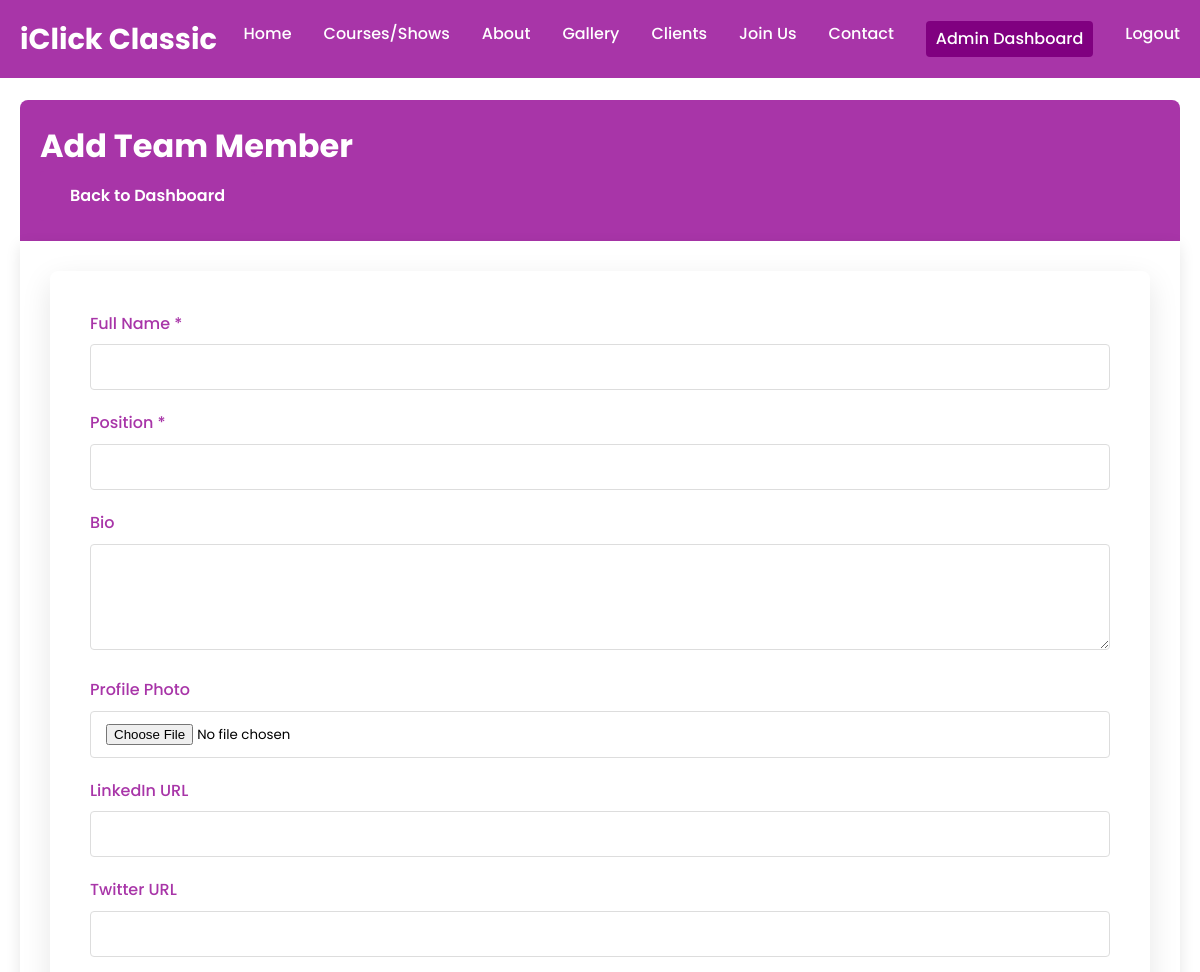
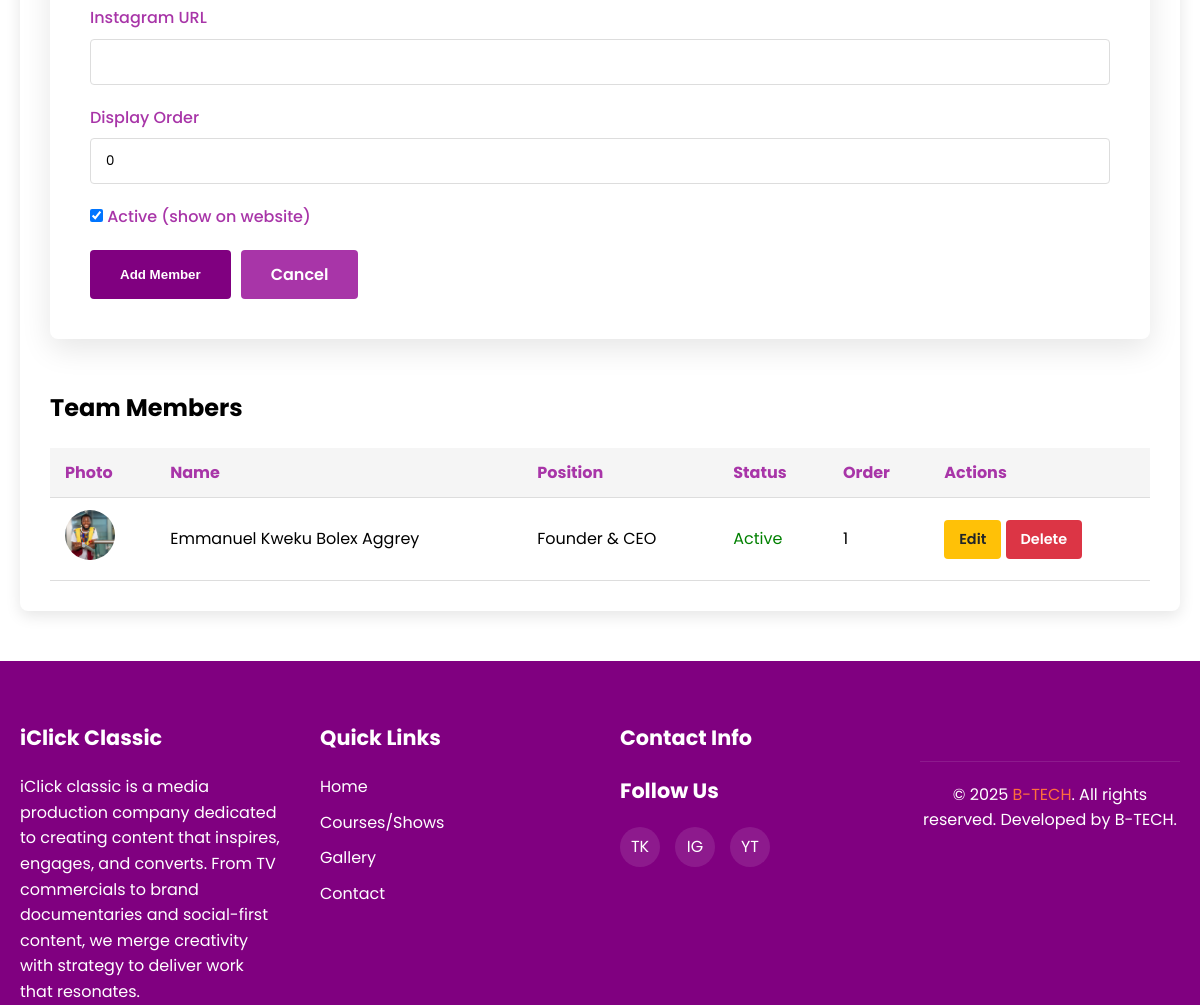
Screenshot of /admin/manage_team.php (signed in) with the database file from the repository (2 pictures, top to bottom).
### tables this page shows
CREATE TABLE IF NOT EXISTS `team_members` (
  `id` int NOT NULL AUTO_INCREMENT,
  `name` varchar(255) NOT NULL,
  `position` varchar(255) NOT NULL,
  `image` varchar(255) DEFAULT NULL,
  `bio` text,
  `linkedin_url` varchar(255) DEFAULT NULL,
  `twitter_url` varchar(255) DEFAULT NULL,
  `instagram_url` varchar(255) DEFAULT NULL,
  `display_order` int DEFAULT '0',
  `is_active` tinyint(1) DEFAULT '1',
  `created_at` timestamp NULL DEFAULT CURRENT_TIMESTAMP,
  PRIMARY KEY (`id`)
);

### admin/manage_team.php (the view, shortened to what this page needs)
<?php
include '../includes/db.php';
$teamMember = null;
$stmt = $pdo->query("SELECT * FROM team_members ORDER BY display_order, name");
$teamMembers = $stmt->fetchAll(PDO::FETCH_ASSOC);
?>
<!DOCTYPE html>
<html lang="en">
<head>
    <link rel="stylesheet" href="../assets/css/style.css">
</head>
<body>
    <?php include '../includes/header.php'; ?>
    <div class="admin-container">
        <div class="admin-header">
            <h1><?php echo $teamMember ? 'Edit Team Member' : 'Add Team Member'; ?></h1>
            <a href="dashboard.php" class="btn btn-teal">Back to Dashboard</a>
        </div>
        <div class="admin-content">
            <div class="form-container" style="max-width: 100%;">
                <form method="POST" enctype="multipart/form-data">
                    <div class="form-group">
                        <label for="name">Full Name *</label>
                        <input type="text" id="name" name="name" class="form-control"
                               value="<?php echo $teamMember ? htmlspecialchars($teamMember['name']) : ''; ?>" required>
                    </div>
                    <div class="form-group">
                        <label for="position">Position *</label>
                        <input type="text" id="position" name="position" class="form-control"
                               value="<?php echo $teamMember ? htmlspecialchars($teamMember['position']) : ''; ?>" required>
                    </div>
                    <div class="form-group">
                        <label for="bio">Bio</label>
                        <textarea id="bio" name="bio" class="form-control" rows="4"><?php echo $teamMember ? htmlspecialchars($teamMember['bio']) : ''; ?></textarea>
                    </div>
                    <div class="form-group">
                        <label for="image">Profile Photo</label>
                        <input type="file" id="image" name="image" class="form-control" accept="image/*">
                    </div>
                    <div class="form-group">
                        <label for="linkedin_url">LinkedIn URL</label>
                        <input type="url" id="linkedin_url" name="linkedin_url" class="form-control"
                               value="<?php echo $teamMember ? htmlspecialchars($teamMember['linkedin_url']) : ''; ?>">
                    </div>
                    <div class="form-group">
                        <label for="twitter_url">Twitter URL</label>
                        <input type="url" id="twitter_url" name="twitter_url" class="form-control"
                               value="<?php echo $teamMember ? htmlspecialchars($teamMember['twitter_url']) : ''; ?>">
                    </div>
                    <div class="form-group">
                        <label for="instagram_url">Instagram URL</label>
                        <input type="url" id="instagram_url" name="instagram_url" class="form-control"
                               value="<?php echo $teamMember ? htmlspecialchars($teamMember['instagram_url']) : ''; ?>">
                    </div>
                    <div class="form-group">
                        <label for="display_order">Display Order</label>
                        <input type="number" id="display_order" name="display_order" class="form-control"
                               value="<?php echo $teamMember ? $teamMember['display_order'] : '0'; ?>" min="0">
                    </div>
                    <div class="form-group">
                        <label>
                            <input type="checkbox" name="is_active" value="1"
                                   <?php echo $teamMember && $teamMember['is_active'] ? 'checked' : 'checked'; ?>>
                            Active (show on website)
                        </label>
                    </div>
                    <div class="form-actions">
                        <button type="submit" class="btn"><?php echo $teamMember ? 'Update Member' : 'Add Member'; ?></button>
                        <a href="manage_team.php" class="btn btn-teal">Cancel</a>
                    </div>
                </form>
            </div>
            <h2 style="margin-top: 50px;">Team Members</h2>
            <?php if (empty($teamMembers)): ?>
                <div style="text-align: center; padding: 40px;">
                    <h3 style="color: var(--teal);">No team members yet</h3>
                    <p>Add your first team member using the form above.</p>
                </div>
            <?php else: ?>
                <table class="admin-table">
                    <thead>
                        <tr>
                            <th>Photo</th>
                            <th>Name</th>
                            <th>Position</th>
                            <th>Status</th>
                            <th>Order</th>
                            <th>Actions</th>
                        </tr>
                    </thead>
                    <tbody>
                        <?php foreach($teamMembers as $member): ?>
                        <tr>
                            <td>
                                <?php if($member['image']): ?>
                                    <img src="../assets/images/team/<?php echo $member['image']; ?>" alt="Profile" style="width: 50px; height: 50px; object-fit: cover; border-radius: 50%;">
                                <?php else: ?>
                                    <div style="width: 50px; height: 50px; background: #eee; border-radius: 50%; display: flex; align-items: center; justify-content: center;">👤</div>
                                <?php endif; ?>
                            </td>
                            <td><?php echo htmlspecialchars($member['name']); ?></td>
                            <td><?php echo htmlspecialchars($member['position']); ?></td>
                            <td>
                                <span style="color: <?php echo $member['is_active'] ? 'green' : 'red'; ?>;">
                                    <?php echo $member['is_active'] ? 'Active' : 'Inactive'; ?>
                                </span>
                            </td>
                            <td><?php echo $member['display_order']; ?></td>
                            <td>
                                <a href="manage_team.php?action=edit&id=<?php echo $member['id']; ?>" class="btn btn-small btn-warning">Edit</a>
                                <a href="manage_team.php?action=delete&id=<?php echo $member['id']; ?>" class="btn btn-small btn-danger" onclick="return confirm('Are you sure?')">Delete</a>
                            </td>
                        </tr>
                        <?php endforeach; ?>
                    </tbody>
                </table>
            <?php endif; ?>
        </div>
    </div>
    <?php include '../includes/footer.php'; ?>
</body>
</html>

### assets/css/style.css (style rules this page uses)
:root { --orange: purple; --orange-light: rgb(241, 101, 241); --orange-dark: yellow; --teal: rgb(168, 53, 168); --teal-light: light purple; --teal-dark: purple; --white: #FFFFFF; --light-gray: #F5F5F5; --dark-gray: hsl(0, 5%, 32%); --text-color: rgb(0, 0, 0); }
* { margin: 0; padding: 0; box-sizing: border-box; }
body { font-family: 'Poppins', sans-serif; line-height: 1.6; color: var(--text-color); background-color: var(--white); }
a { text-decoration: none; color: inherit; }
.btn { display: inline-block; padding: 12px 30px; background-color: var(--orange); color: white; border: none; border-radius: 4px; font-weight: 600; cursor: pointer; transition: all 0.3s ease; text-align: center; }
.btn-teal { background-color: var(--teal); }
.form-container { max-width: 600px; margin: 0 auto; background-color: white; padding: 40px; border-radius: 8px; box-shadow: 0 10px 30px rgba(0, 0, 0, 0.1); }
.form-group { margin-bottom: 20px; }
.form-group label { display: block; margin-bottom: 8px; font-weight: 500; color: var(--teal); }
.form-control { width: 100%; padding: 12px 15px; border: 1px solid #ddd; border-radius: 4px; font-family: 'Poppins', sans-serif; transition: border-color 0.3s ease; }
.admin-container { max-width: 1200px; margin: 100px auto 50px; padding: 0 20px; }
.admin-header { background-color: var(--teal); color: white; padding: 20px; border-radius: 8px 8px 0 0; }
.admin-content { background-color: white; padding: 30px; border-radius: 0 0 8px 8px; box-shadow: 0 5px 15px rgba(0, 0, 0, 0.1); }
.admin-table { width: 100%; border-collapse: collapse; margin-top: 20px; }
.admin-table th, .admin-table td { padding: 12px 15px; text-align: left; border-bottom: 1px solid #ddd; }
.admin-table th { background-color: var(--light-gray); color: var(--teal); }
.form-actions { display: flex; gap: 10px; margin-top: 20px; }
.btn-small { padding: 8px 15px; font-size: 0.9rem; }
.btn-danger { background-color: #dc3545; }
.btn-warning { background-color: #ffc107; color: #212529; }
.admin-table img { max-width: 100px; height: auto; }

### rows the page displays
team_members: image (picture), name "Emmanuel Kweku Bolex Aggrey", position "Founder & CEO", is_active "Active", display_order "1"
